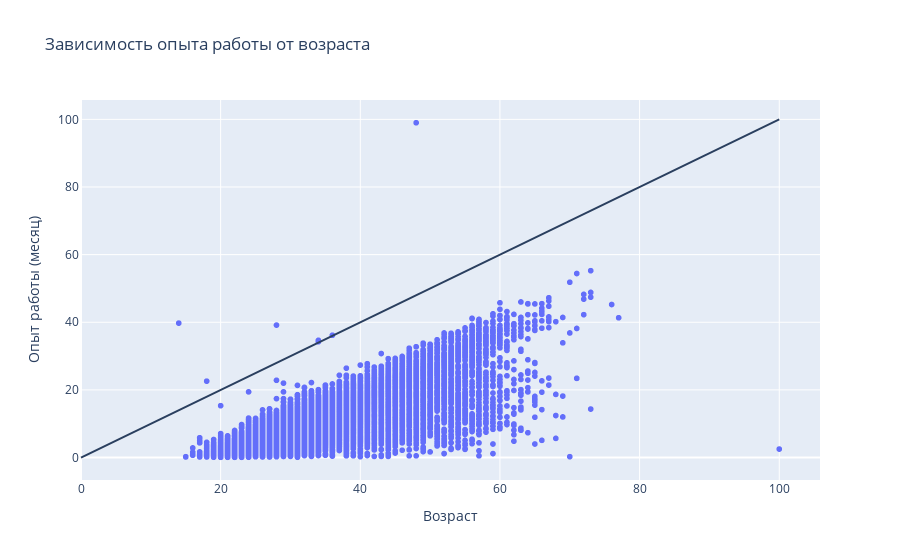

The notebook cell saved with this chart:
### Markdown cell above
8. Постройте **диаграмму рассеяния**, показывающую зависимость опыта работы (**"Опыт работы (месяц)"**) от возраста (**"Возраст"**). Опыт работы переведите из месяцев в года, чтобы признаки были в едином масштабе. Постройте на графике дополнительно прямую, проходящую через точки (0, 0) и (100, 100). Данная прямая соответствует значениям, когда опыт работы равен возрасту человека. Точки, лежащие на этой прямой и выше нее - аномалии в наших данных (опыт работы больше либо равен возрасту соискателя)

### Code cell
# переводим опыт работы из месяцев в года
hh_database['Опыт работы (месяц)'] = hh_database['Опыт работы (месяц)'].apply(lambda x: x / 12)

# создаем диаграмму рассеяния зависимости опыта от возраста 
fig = px.scatter(
    data_frame=hh_database,
    x='Возраст',
    y='Опыт работы (месяц)',
    title='Зависимость опыта работы от возраста'
)

# добавляем линию на график
fig.add_shape(type='line', x0=0, y0=0, x1=100, y1=100)
fig.show()

### Figure 1 — Plotly figure (JSON) as saved in the notebook; plotly's stock layout.template omitted (floating-point values rounded to 4 significant figures; data arrays with more than 128 entries replaced by an {"elided": "..."} marker saying what was removed)
{"data": [{"hovertemplate": "Возраст=%{x}<br>Опыт работы (месяц)=%{y}<extra></extra>", "legendgroup": "", "marker": {"color": "#636efa", "symbol": "circle"}, "mode": "markers", "name": "", "showlegend": false, "type": "scattergl", "x": {"elided": "44744 int values"}, "xaxis": "x", "y": {"elided": "44744 float values"}, "yaxis": "y"}], "layout": {"legend": {"tracegroupgap": 0}, "shapes": [{"type": "line", "x0": 0, "x1": 100, "y0": 0, "y1": 100}], "title": {"text": "Зависимость опыта работы от возраста"}, "xaxis": {"anchor": "y", "domain": [0, 1], "title": {"text": "Возраст"}}, "yaxis": {"anchor": "x", "domain": [0, 1], "title": {"text": "Опыт работы (месяц)"}}}}
